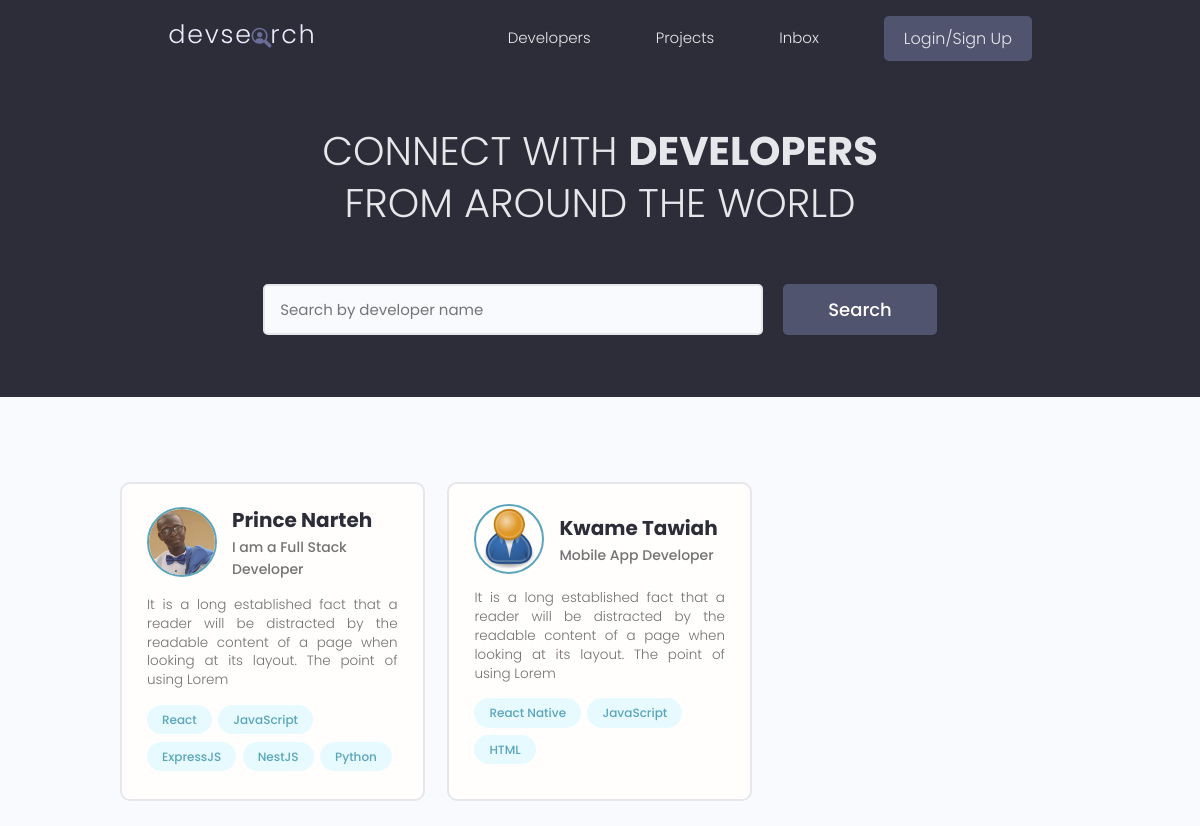
The app's page /, older data.
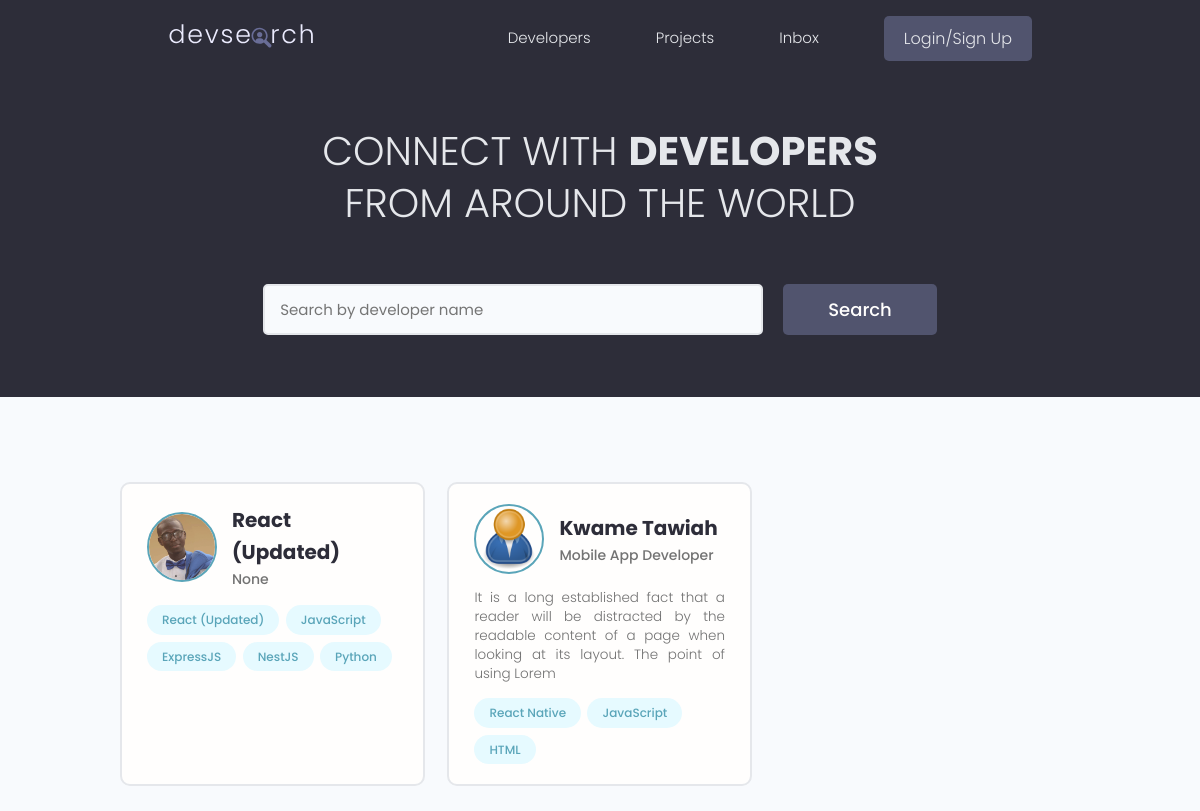
The same page, newer data.
### users/models.py (models this page shows, shortened)
class Profile(models.Model):
    id = models.UUIDField(default=uuid.uuid4, unique=True,
                          primary_key=True, editable=False)
    user = models.OneToOneField(
        User, on_delete=models.CASCADE, null=True, blank=True)
    name = models.CharField(max_length=200, blank=True, null=True)
    email = models.EmailField(max_length=200, blank=True, null=True)
    username = models.CharField(max_length=200, blank=True, null=True)
    location = models.CharField(max_length=200, blank=True, null=True)
    short_intro = models.CharField(max_length=200, blank=True, null=True)
    bio = models.TextField(null=True, blank=True)
    profile_image = models.ImageField(
        null=True, blank=True, upload_to='profiles/', default='profiles/user-default.png')
    social_github = models.CharField(max_length=200, blank=True, null=True)
    social_twitter = models.CharField(max_length=200, blank=True, null=True)
    social_linkedin = models.CharField(max_length=200, blank=True, null=True)
    social_youtube = models.CharField(max_length=200, blank=True, null=True)
    social_website = models.CharField(max_length=200, blank=True, null=True)
    created_at = models.DateTimeField(auto_now_add=True)
    updated_at = models.DateTimeField(auto_now=True)

class Skill(models.Model):
    id = models.UUIDField(default=uuid.uuid4, unique=True,
                          primary_key=True, editable=False)
    owner = models.ForeignKey(
        Profile, on_delete=models.CASCADE, null=True, blank=True)
    name = models.CharField(max_length=200, null=True, blank=True)
    description = models.TextField(null=True, blank=True)
    created_at = models.DateTimeField(auto_now_add=True)
    updated_at = models.DateTimeField(auto_now=True)
    class Meta:
        ordering = ['created_at']
    def __str__(self) -> str:
        return str(self.name)

### users/views.py (the view)
# urls.py: path('', views.profiles, name='profiles'),
def profiles(request):
    profiles, search_query = search_profiles(request)
    custom_range, profiles  = paginate_profiles(request, profiles, 3)
    context = {
        "custom_range": custom_range,
        "profiles": profiles,
        "search_query": search_query,
    }
    return render(request, 'users/profiles.html', context)

### users/utils.py (called while the page is built)
def paginate_profiles(request, profiles, results_per_page):
    page = request.GET.get('page')
    paginator = Paginator(profiles, results_per_page)
    try:
        profiles = paginator.page(page)
    except PageNotAnInteger:
        page = 1
        profiles = paginator.page(1)
    except EmptyPage:
        page = paginator.num_pages
        profiles = paginator.page(page)
    leftIndex = (int(page) - 4)
    if leftIndex < 1:
        leftIndex = 1
    rightIndex = (int(page) + 5)
    if rightIndex > paginator.num_pages:
        rightIndex = paginator.num_pages + 1
    custom_range = range(leftIndex, rightIndex)
    return custom_range, profiles

def search_profiles(request):
    search_query = ''
    if request.GET.get('search_query'):
        search_query = request.GET.get('search_query')
    skills: list[Skill] = Skill.objects.filter(name__icontains=search_query)
    profiles = Profile.objects.distinct().filter(
        Q(name__icontains=search_query) |
        Q(short_intro__icontains=search_query) |
        Q(skill__in=skills)
    )
    return profiles, search_query

### users/templates/users/profiles.html (shortened to what this page needs)
{% extends 'main.html' %}
{% block content %}
  <main class="home">
    <section class="hero-section text-center">
      <div class="container container--narrow">
        <div class="hero-section__box">
          <h2>CONNECT WITH <span>DEVELOPERS</span></h2>
          <h2>FROM AROUND THE WORLD</h2>
        </div>
        <div class="hero-section__search">
          <form
            id="searchForm"
            class="form"
            action="{% url 'profiles' %}" method="GET">
            <div class="form__field">
              <input
                type="text"
                name="search_query"
                id="formInput#search"
                value="{{ search_query }}"
                class="input input--text"
                placeholder="Search by developer name" />
            </div>
            <input class="btn btn--sub btn--lg" type="submit" value="Search" />
          </form>
        </div>
      </div>
    </section>
    <section class="devlist">
      <div class="container">
        <div class="grid grid--three">
          {% for profile in profiles %}
              <div class="column card">
                <div class="dev">
                  <a href="{% url 'user-profile' profile.id %}" class="card__body">
                    <div class="dev__profile">
                      <img class="avatar avatar--md" src="{{ profile.profile_image.url }}" alt="image" />
                      <div class="dev__meta">
                        <h3>{{ profile.name }}</h3>
                        <h5>{{ profile.short_intro|slice:"60" }}</h5>
                      </div>
                    </div>
                    <p class="dev__info">
                      {{profile.bio|slice:"150"}}
                    </p>
                    <div class="dev__skills">
                    {% for skill in profile.skill_set.all|slice:"5" %}
                      <span class="tag tag--pill tag--main">
                        <small>{{skill}}</small>
                      </span>
                    {% endfor %}
                    </div>
                  </a>
                </div>
              </div>
            {% endfor %}
        </div>
      </div>
    </section>
  </main>
{% endblock content %}

Row changes from the older to the newer data that the page shows:
changed Profile: name "Prince Narteh" → "React (Updated)"; short_intro "I am a Full Stack Developer" → "None"; bio "It is a long established fact that a reader will be distracted by the readable content of a page when looking at its layout. The point of using Lorem" → (not shown)
changed Skill: name "React" → "React (Updated)"
